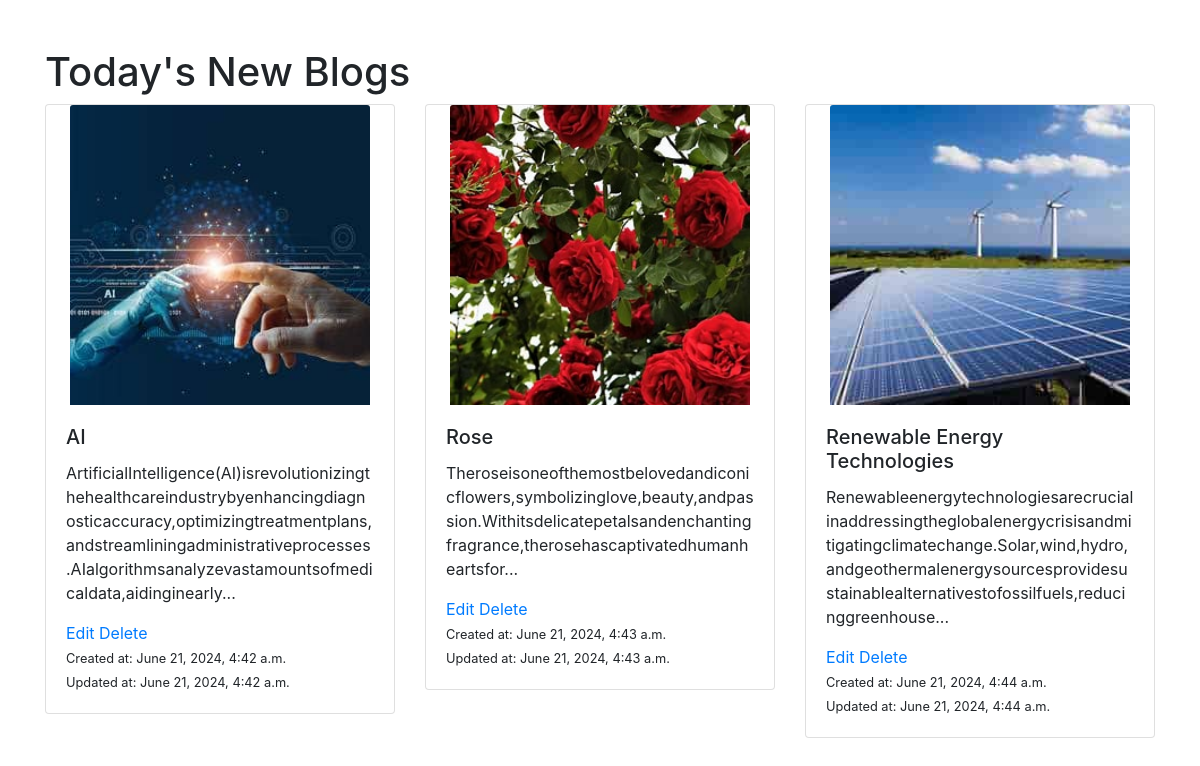
The page / on the database its author committed.
### blog/models.py (models this page shows, shortened)
class Blog(models.Model):
    name = models.CharField(max_length=200)
    description = models.TextField()
    image = models.ImageField(upload_to='blogs_images')
    created_at = models.DateTimeField(auto_now_add=True)
    updated_at = models.DateTimeField(auto_now_add=True)
    def short_description(self):
        words = self.description.split()
        if len(words) > 50:
            return ''.join(words[:30]) + '...'
        else:
            return self.description

### blogging_platform/views.py (the view)
# urls.py: path('', views.blog_list, name='product_list'),
def blog_list(request):
    list = Blog.objects.all()
    return render(request, 'home.html', {'list':list})

### templates/home.html (shortened to what this page needs)
<!DOCTYPE html>
<html lang="en">
<head>
	<link rel="stylesheet" href="https://maxcdn.bootstrapcdn.com/bootstrap/4.5.2/css/bootstrap.min.css">
</head>
<body>
	<div class="container mt-5">
		<h1>Today's New Blogs</h1>
		<div class="row">
			{% for product in list %}
				<div class="col-md-4 mb-4">
					<div class="card">
						<a href="{% url 'product_detail' product.pk %}">
							<img src="{{ product.image }}" alt="{{ product.name }}" class="card-img-top equal-size">
						</a>
						<div class="card-body">
							<h5 class="card-title">{{ product.name }}</h5>
							<p class="card-text">{{ product.short_description }}</p>
							<a href="{% url 'edit_product' product.pk %}">Edit</a>
							<a href="{% url 'delete_product' product.pk %}">Delete</a> <br>
							<small class="card-text">Created at: {{ product.created_at }}</small> <br>
							<small class="card-text">Updated at: {{ product.updated_at }}</small>
						</div>
					</div>
				</div>
			{% endfor %}
		</div>
	</div>
</body>
</html>

### templates/home.html (style rules this page uses)
.equal-size { width: 300px; height: 300px; object-fit: cover; display: block; margin: 0 auto; }

### rows shown on the page
Blog: image (picture), name "AI", short_description "ArtificialIntelligence(AI)isrevolutionizingthehealthcareindustrybyenhancingdiagnosticaccuracy,optimizingtreatmentplans,andstreamliningadministrativeprocesses.AIalgorithmsanalyzevastamountsofmedicaldata,aidinginearly...", created_at "June 21, 2024, 4:42 a.m.", updated_at "June 21, 2024, 4:42 a.m."
Blog: image (picture), name "Rose", short_description "Theroseisoneofthemostbelovedandiconicflowers,symbolizinglove,beauty,andpassion.Withitsdelicatepetalsandenchantingfragrance,therosehascaptivatedhumanheartsfor...", created_at "June 21, 2024, 4:43 a.m.", updated_at "June 21, 2024, 4:43 a.m."
Blog: image (picture), name "Renewable Energy Technologies", short_description "Renewableenergytechnologiesarecrucialinaddressingtheglobalenergycrisisandmitigatingclimatechange.Solar,wind,hydro,andgeothermalenergysourcesprovidesustainablealternativestofossilfuels,reducinggreenhouse...", created_at "June 21, 2024, 4:44 a.m.", updated_at "June 21, 2024, 4:44 a.m."
